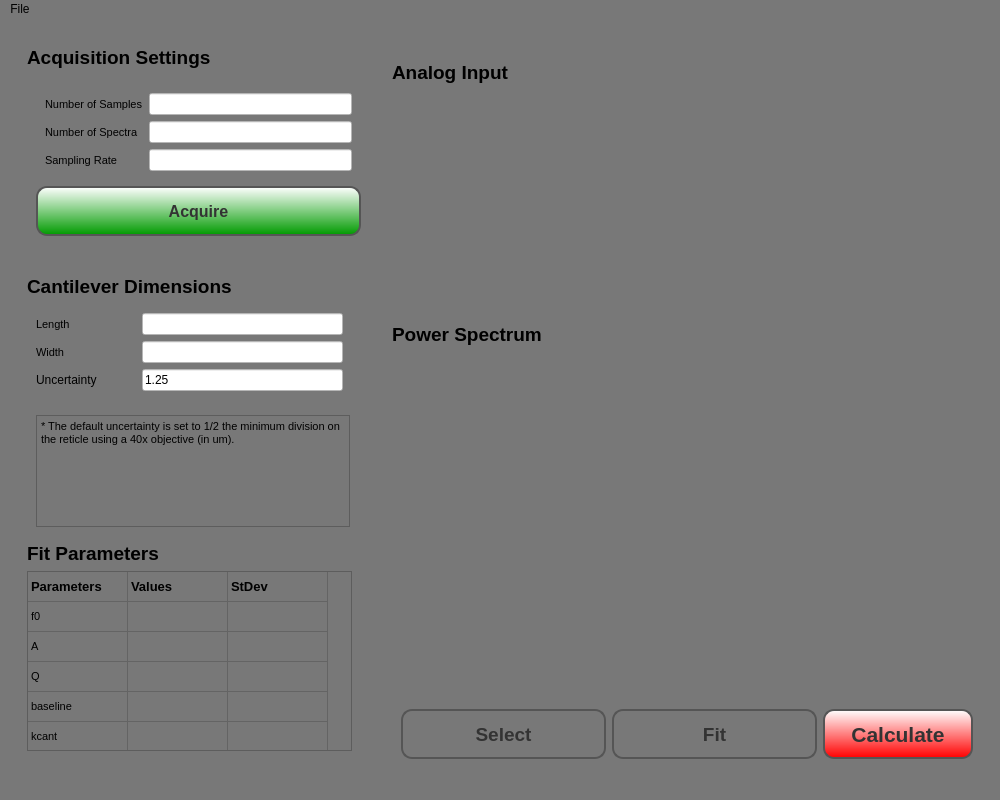
<?xml version="1.0" encoding="UTF-8"?>
<ui version="4.0">
 <class>MainWindow</class>
 <widget class="QMainWindow" name="MainWindow">
  <property name="geometry">
   <rect>
    <x>0</x>
    <y>0</y>
    <width>1000</width>
    <height>800</height>
   </rect>
  </property>
  <property name="sizePolicy">
   <sizepolicy hsizetype="Expanding" vsizetype="Expanding">
    <horstretch>0</horstretch>
    <verstretch>0</verstretch>
   </sizepolicy>
  </property>
  <property name="windowTitle">
   <string>Sader Calibration</string>
  </property>
  <property name="styleSheet">
   <string notr="true">background-color: rgb(120, 120, 120);</string>
  </property>
  <widget class="QWidget" name="centralwidget">
   <layout class="QHBoxLayout" name="horizontalLayout">
    <item>
     <widget class="QWidget" name="widget" native="true">
      <property name="sizePolicy">
       <sizepolicy hsizetype="Fixed" vsizetype="Expanding">
        <horstretch>0</horstretch>
        <verstretch>0</verstretch>
       </sizepolicy>
      </property>
      <property name="minimumSize">
       <size>
        <width>250</width>
        <height>0</height>
       </size>
      </property>
      <layout class="QVBoxLayout" name="verticalLayout">
       <item>
        <widget class="QWidget" name="widget_4" native="true">
         <property name="sizePolicy">
          <sizepolicy hsizetype="Fixed" vsizetype="Minimum">
           <horstretch>0</horstretch>
           <verstretch>0</verstretch>
          </sizepolicy>
         </property>
         <property name="minimumSize">
          <size>
           <width>350</width>
           <height>0</height>
          </size>
         </property>
         <layout class="QVBoxLayout" name="verticalLayout_2">
          <item>
           <widget class="QLabel" name="Acqsetlabel">
            <property name="sizePolicy">
             <sizepolicy hsizetype="Fixed" vsizetype="Fixed">
              <horstretch>0</horstretch>
              <verstretch>0</verstretch>
             </sizepolicy>
            </property>
            <property name="font">
             <font>
              <family>Arial</family>
              <pointsize>14</pointsize>
              <weight>75</weight>
              <bold>true</bold>
             </font>
            </property>
            <property name="text">
             <string>Acquisition Settings</string>
            </property>
           </widget>
          </item>
          <item>
           <widget class="QWidget" name="widget_6" native="true">
            <property name="sizePolicy">
             <sizepolicy hsizetype="Fixed" vsizetype="Minimum">
              <horstretch>0</horstretch>
              <verstretch>0</verstretch>
             </sizepolicy>
            </property>
            <property name="minimumSize">
             <size>
              <width>350</width>
              <height>0</height>
             </size>
            </property>
            <layout class="QVBoxLayout" name="verticalLayout_3">
             <item>
              <widget class="QWidget" name="widget_5" native="true">
               <property name="sizePolicy">
                <sizepolicy hsizetype="Fixed" vsizetype="Fixed">
                 <horstretch>0</horstretch>
                 <verstretch>0</verstretch>
                </sizepolicy>
               </property>
               <property name="minimumSize">
                <size>
                 <width>325</width>
                 <height>0</height>
                </size>
               </property>
               <layout class="QFormLayout" name="formLayout">
                <item row="0" column="0">
                 <widget class="QLabel" name="nsampleslabel">
                  <property name="font">
                   <font>
                    <family>Arial</family>
                    <pointsize>8</pointsize>
                   </font>
                  </property>
                  <property name="text">
                   <string>Number of Samples</string>
                  </property>
                 </widget>
                </item>
                <item row="0" column="1">
                 <widget class="QLineEdit" name="nsamplesinput">
                  <property name="styleSheet">
                   <string notr="true">background-color: rgb(255, 255, 255);</string>
                  </property>
                 </widget>
                </item>
                <item row="1" column="0">
                 <widget class="QLabel" name="nspectralabel">
                  <property name="font">
                   <font>
                    <family>Arial</family>
                    <pointsize>8</pointsize>
                   </font>
                  </property>
                  <property name="text">
                   <string>Number of Spectra</string>
                  </property>
                 </widget>
                </item>
                <item row="1" column="1">
                 <widget class="QLineEdit" name="nspectrainput">
                  <property name="styleSheet">
                   <string notr="true">background-color: rgb(255, 255, 255);</string>
                  </property>
                 </widget>
                </item>
                <item row="2" column="0">
                 <widget class="QLabel" name="fslabel">
                  <property name="font">
                   <font>
                    <family>Arial</family>
                    <pointsize>8</pointsize>
                   </font>
                  </property>
                  <property name="text">
                   <string>Sampling Rate</string>
                  </property>
                 </widget>
                </item>
                <item row="2" column="1">
                 <widget class="QLineEdit" name="fsinput">
                  <property name="styleSheet">
                   <string notr="true">background-color: rgb(255, 255, 255);</string>
                  </property>
                 </widget>
                </item>
               </layout>
              </widget>
             </item>
             <item>
              <widget class="QPushButton" name="acquirebutton">
               <property name="sizePolicy">
                <sizepolicy hsizetype="Fixed" vsizetype="Fixed">
                 <horstretch>0</horstretch>
                 <verstretch>0</verstretch>
                </sizepolicy>
               </property>
               <property name="minimumSize">
                <size>
                 <width>325</width>
                 <height>50</height>
                </size>
               </property>
               <property name="maximumSize">
                <size>
                 <width>325</width>
                 <height>50</height>
                </size>
               </property>
               <property name="font">
                <font>
                 <family>Arial</family>
                 <pointsize>12</pointsize>
                 <weight>75</weight>
                 <bold>true</bold>
                </font>
               </property>
               <property name="autoFillBackground">
                <bool>false</bool>
               </property>
               <property name="styleSheet">
                <string notr="true">color: #333;
border: 2px solid #555;
border-radius: 11px;
padding: 5px;
background: qradialgradient(cx: 0.3, cy: -0.4,
fx: 0.3, fy: -0.4,
radius: 1.35, stop: 0 #fff, stop: 1 #888);
min-width: 80px;
background-color: qlineargradient(spread:reflect, x1:1, y1:1, x2:1, y2:0, stop:0 rgba(0, 154, 0, 255), stop:1 rgba(255, 255, 255, 255));</string>
               </property>
               <property name="text">
                <string>Acquire</string>
               </property>
              </widget>
             </item>
            </layout>
           </widget>
          </item>
         </layout>
        </widget>
       </item>
       <item>
        <widget class="QWidget" name="widget_3" native="true">
         <property name="sizePolicy">
          <sizepolicy hsizetype="Fixed" vsizetype="Expanding">
           <horstretch>0</horstretch>
           <verstretch>0</verstretch>
          </sizepolicy>
         </property>
         <property name="minimumSize">
          <size>
           <width>350</width>
           <height>0</height>
          </size>
         </property>
         <layout class="QVBoxLayout" name="verticalLayout_4">
          <item>
           <widget class="QWidget" name="widget_9" native="true">
            <property name="sizePolicy">
             <sizepolicy hsizetype="Fixed" vsizetype="Expanding">
              <horstretch>0</horstretch>
              <verstretch>0</verstretch>
             </sizepolicy>
            </property>
            <property name="minimumSize">
             <size>
              <width>325</width>
              <height>0</height>
             </size>
            </property>
           </widget>
          </item>
          <item>
           <widget class="QLabel" name="Cantdimlabel">
            <property name="sizePolicy">
             <sizepolicy hsizetype="Fixed" vsizetype="Fixed">
              <horstretch>0</horstretch>
              <verstretch>0</verstretch>
             </sizepolicy>
            </property>
            <property name="font">
             <font>
              <family>Arial</family>
              <pointsize>14</pointsize>
              <weight>75</weight>
              <bold>true</bold>
             </font>
            </property>
            <property name="text">
             <string>Cantilever Dimensions</string>
            </property>
           </widget>
          </item>
          <item>
           <widget class="QWidget" name="widget_12" native="true">
            <property name="sizePolicy">
             <sizepolicy hsizetype="Fixed" vsizetype="Preferred">
              <horstretch>0</horstretch>
              <verstretch>0</verstretch>
             </sizepolicy>
            </property>
            <property name="minimumSize">
             <size>
              <width>325</width>
              <height>0</height>
             </size>
            </property>
            <layout class="QFormLayout" name="formLayout_3">
             <item row="2" column="1">
              <widget class="QLineEdit" name="widthedit">
               <property name="styleSheet">
                <string notr="true">background-color: rgb(255, 255, 255);</string>
               </property>
              </widget>
             </item>
             <item row="1" column="1">
              <widget class="QLineEdit" name="lengthedit">
               <property name="styleSheet">
                <string notr="true">background-color: rgb(255, 255, 255);</string>
               </property>
               <property name="text">
                <string/>
               </property>
              </widget>
             </item>
             <item row="1" column="0">
              <widget class="QLabel" name="lengthlabel">
               <property name="sizePolicy">
                <sizepolicy hsizetype="Fixed" vsizetype="Preferred">
                 <horstretch>0</horstretch>
                 <verstretch>0</verstretch>
                </sizepolicy>
               </property>
               <property name="minimumSize">
                <size>
                 <width>100</width>
                 <height>0</height>
                </size>
               </property>
               <property name="font">
                <font>
                 <family>Arial</family>
                 <pointsize>8</pointsize>
                </font>
               </property>
               <property name="text">
                <string>Length</string>
               </property>
              </widget>
             </item>
             <item row="2" column="0">
              <widget class="QLabel" name="widthlabel">
               <property name="sizePolicy">
                <sizepolicy hsizetype="Fixed" vsizetype="Preferred">
                 <horstretch>0</horstretch>
                 <verstretch>0</verstretch>
                </sizepolicy>
               </property>
               <property name="minimumSize">
                <size>
                 <width>100</width>
                 <height>0</height>
                </size>
               </property>
               <property name="font">
                <font>
                 <family>Arial</family>
                 <pointsize>8</pointsize>
                </font>
               </property>
               <property name="text">
                <string>Width</string>
               </property>
              </widget>
             </item>
             <item row="3" column="0">
              <widget class="QLabel" name="uncertlabel">
               <property name="text">
                <string>Uncertainty</string>
               </property>
              </widget>
             </item>
             <item row="3" column="1">
              <widget class="QLineEdit" name="uncertedit">
               <property name="styleSheet">
                <string notr="true">background-color: rgb(255, 255, 255);</string>
               </property>
               <property name="text">
                <string>1.25</string>
               </property>
              </widget>
             </item>
            </layout>
           </widget>
          </item>
          <item>
           <widget class="QWidget" name="widget_8" native="true">
            <property name="sizePolicy">
             <sizepolicy hsizetype="Preferred" vsizetype="Expanding">
              <horstretch>0</horstretch>
              <verstretch>0</verstretch>
             </sizepolicy>
            </property>
            <layout class="QVBoxLayout" name="verticalLayout_6">
             <item>
              <widget class="QTextEdit" name="textEdit">
               <property name="html">
                <string>&lt;!DOCTYPE HTML PUBLIC &quot;-//W3C//DTD HTML 4.0//EN&quot; &quot;http://www.w3.org/TR/REC-html40/strict.dtd&quot;&gt;
&lt;html&gt;&lt;head&gt;&lt;meta name=&quot;qrichtext&quot; content=&quot;1&quot; /&gt;&lt;style type=&quot;text/css&quot;&gt;
p, li { white-space: pre-wrap; }
&lt;/style&gt;&lt;/head&gt;&lt;body style=&quot; font-family:'MS Shell Dlg 2'; font-size:8.25pt; font-weight:400; font-style:normal;&quot;&gt;
&lt;p style=&quot; margin-top:0px; margin-bottom:0px; margin-left:0px; margin-right:0px; -qt-block-indent:0; text-indent:0px;&quot;&gt;* The default uncertainty is set to 1/2 the minimum division on the reticle using a 40x objective (in um).&lt;/p&gt;&lt;/body&gt;&lt;/html&gt;</string>
               </property>
              </widget>
             </item>
            </layout>
           </widget>
          </item>
          <item>
           <widget class="QLabel" name="FitParamlabel">
            <property name="font">
             <font>
              <family>Arial</family>
              <pointsize>14</pointsize>
              <weight>75</weight>
              <bold>true</bold>
             </font>
            </property>
            <property name="text">
             <string>Fit Parameters</string>
            </property>
           </widget>
          </item>
          <item>
           <widget class="QTableWidget" name="paramtable">
            <property name="sizePolicy">
             <sizepolicy hsizetype="Fixed" vsizetype="Fixed">
              <horstretch>0</horstretch>
              <verstretch>0</verstretch>
             </sizepolicy>
            </property>
            <property name="minimumSize">
             <size>
              <width>325</width>
              <height>180</height>
             </size>
            </property>
            <property name="maximumSize">
             <size>
              <width>16777215</width>
              <height>200</height>
             </size>
            </property>
            <property name="verticalScrollBarPolicy">
             <enum>Qt::ScrollBarAlwaysOff</enum>
            </property>
            <property name="horizontalScrollBarPolicy">
             <enum>Qt::ScrollBarAlwaysOff</enum>
            </property>
            <property name="rowCount">
             <number>6</number>
            </property>
            <property name="columnCount">
             <number>3</number>
            </property>
            <attribute name="horizontalHeaderVisible">
             <bool>false</bool>
            </attribute>
            <attribute name="horizontalHeaderHighlightSections">
             <bool>false</bool>
            </attribute>
            <attribute name="verticalHeaderVisible">
             <bool>false</bool>
            </attribute>
            <attribute name="verticalHeaderHighlightSections">
             <bool>false</bool>
            </attribute>
            <row/>
            <row/>
            <row/>
            <row/>
            <row/>
            <row/>
            <column/>
            <column/>
            <column/>
            <item row="0" column="0">
             <property name="text">
              <string>Parameters</string>
             </property>
             <property name="font">
              <font>
               <family>Arial</family>
               <pointsize>10</pointsize>
               <weight>75</weight>
               <bold>true</bold>
              </font>
             </property>
            </item>
            <item row="0" column="1">
             <property name="text">
              <string>Values</string>
             </property>
             <property name="font">
              <font>
               <family>Arial</family>
               <pointsize>10</pointsize>
               <weight>75</weight>
               <bold>true</bold>
              </font>
             </property>
            </item>
            <item row="0" column="2">
             <property name="text">
              <string>StDev</string>
             </property>
             <property name="font">
              <font>
               <family>Arial</family>
               <pointsize>10</pointsize>
               <weight>75</weight>
               <bold>true</bold>
              </font>
             </property>
            </item>
            <item row="1" column="0">
             <property name="text">
              <string>f0</string>
             </property>
             <property name="font">
              <font>
               <family>Arial</family>
               <pointsize>8</pointsize>
               <weight>50</weight>
               <bold>false</bold>
              </font>
             </property>
            </item>
            <item row="1" column="1">
             <property name="text">
              <string/>
             </property>
             <property name="font">
              <font>
               <family>Arial</family>
               <pointsize>10</pointsize>
               <weight>50</weight>
               <bold>false</bold>
              </font>
             </property>
            </item>
            <item row="1" column="2">
             <property name="text">
              <string/>
             </property>
             <property name="font">
              <font>
               <family>Arial</family>
               <pointsize>10</pointsize>
               <weight>50</weight>
               <bold>false</bold>
              </font>
             </property>
            </item>
            <item row="2" column="0">
             <property name="text">
              <string>A</string>
             </property>
             <property name="font">
              <font>
               <family>Arial</family>
               <pointsize>8</pointsize>
              </font>
             </property>
            </item>
            <item row="2" column="1">
             <property name="text">
              <string/>
             </property>
             <property name="font">
              <font>
               <family>Arial</family>
               <pointsize>10</pointsize>
              </font>
             </property>
            </item>
            <item row="2" column="2">
             <property name="text">
              <string/>
             </property>
             <property name="font">
              <font>
               <family>Arial</family>
               <pointsize>10</pointsize>
              </font>
             </property>
            </item>
            <item row="3" column="0">
             <property name="text">
              <string>Q</string>
             </property>
             <property name="font">
              <font>
               <family>Arial</family>
               <pointsize>8</pointsize>
              </font>
             </property>
            </item>
            <item row="3" column="1">
             <property name="text">
              <string/>
             </property>
             <property name="font">
              <font>
               <family>Arial</family>
               <pointsize>10</pointsize>
              </font>
             </property>
            </item>
            <item row="3" column="2">
             <property name="text">
              <string/>
             </property>
             <property name="font">
              <font>
               <family>Arial</family>
               <pointsize>10</pointsize>
              </font>
             </property>
            </item>
            <item row="4" column="0">
             <property name="text">
              <string>baseline</string>
             </property>
             <property name="font">
              <font>
               <family>Arial</family>
               <pointsize>8</pointsize>
              </font>
             </property>
            </item>
            <item row="4" column="1">
             <property name="text">
              <string/>
             </property>
             <property name="font">
              <font>
               <family>Arial</family>
               <pointsize>10</pointsize>
              </font>
             </property>
            </item>
            <item row="4" column="2">
             <property name="text">
              <string/>
             </property>
             <property name="font">
              <font>
               <family>Arial</family>
               <pointsize>10</pointsize>
              </font>
             </property>
            </item>
            <item row="5" column="0">
             <property name="text">
              <string>kcant</string>
             </property>
             <property name="font">
              <font>
               <family>Arial</family>
               <pointsize>8</pointsize>
              </font>
             </property>
            </item>
            <item row="5" column="1">
             <property name="text">
              <string/>
             </property>
             <property name="font">
              <font>
               <family>Arial</family>
               <pointsize>10</pointsize>
              </font>
             </property>
            </item>
            <item row="5" column="2">
             <property name="text">
              <string/>
             </property>
             <property name="font">
              <font>
               <family>Arial</family>
               <pointsize>10</pointsize>
              </font>
             </property>
            </item>
           </widget>
          </item>
         </layout>
        </widget>
       </item>
      </layout>
     </widget>
    </item>
    <item>
     <widget class="QWidget" name="widget_2" native="true">
      <property name="sizePolicy">
       <sizepolicy hsizetype="Expanding" vsizetype="Preferred">
        <horstretch>0</horstretch>
        <verstretch>0</verstretch>
       </sizepolicy>
      </property>
      <layout class="QVBoxLayout" name="verticalLayout_5">
       <item>
        <widget class="QLabel" name="Ainputlabel">
         <property name="sizePolicy">
          <sizepolicy hsizetype="Preferred" vsizetype="Minimum">
           <horstretch>0</horstretch>
           <verstretch>0</verstretch>
          </sizepolicy>
         </property>
         <property name="minimumSize">
          <size>
           <width>0</width>
           <height>50</height>
          </size>
         </property>
         <property name="maximumSize">
          <size>
           <width>16777215</width>
           <height>30</height>
          </size>
         </property>
         <property name="font">
          <font>
           <family>Arial</family>
           <pointsize>14</pointsize>
           <weight>75</weight>
           <bold>true</bold>
          </font>
         </property>
         <property name="text">
          <string>Analog Input</string>
         </property>
        </widget>
       </item>
       <item>
        <widget class="QWidget" name="ainput" native="true">
         <property name="sizePolicy">
          <sizepolicy hsizetype="Expanding" vsizetype="Fixed">
           <horstretch>0</horstretch>
           <verstretch>0</verstretch>
          </sizepolicy>
         </property>
         <property name="minimumSize">
          <size>
           <width>0</width>
           <height>200</height>
          </size>
         </property>
         <property name="maximumSize">
          <size>
           <width>16777215</width>
           <height>200</height>
          </size>
         </property>
        </widget>
       </item>
       <item>
        <widget class="QLabel" name="Pspectralabel">
         <property name="sizePolicy">
          <sizepolicy hsizetype="Preferred" vsizetype="Minimum">
           <horstretch>0</horstretch>
           <verstretch>0</verstretch>
          </sizepolicy>
         </property>
         <property name="minimumSize">
          <size>
           <width>0</width>
           <height>50</height>
          </size>
         </property>
         <property name="maximumSize">
          <size>
           <width>16777215</width>
           <height>30</height>
          </size>
         </property>
         <property name="font">
          <font>
           <family>Arial</family>
           <pointsize>14</pointsize>
           <weight>75</weight>
           <bold>true</bold>
          </font>
         </property>
         <property name="text">
          <string>Power Spectrum</string>
         </property>
        </widget>
       </item>
       <item>
        <widget class="QWidget" name="mplspectra" native="true">
         <property name="sizePolicy">
          <sizepolicy hsizetype="Expanding" vsizetype="Expanding">
           <horstretch>0</horstretch>
           <verstretch>0</verstretch>
          </sizepolicy>
         </property>
        </widget>
       </item>
       <item>
        <widget class="QWidget" name="widget_7" native="true">
         <property name="sizePolicy">
          <sizepolicy hsizetype="Expanding" vsizetype="Fixed">
           <horstretch>0</horstretch>
           <verstretch>0</verstretch>
          </sizepolicy>
         </property>
         <property name="maximumSize">
          <size>
           <width>16777215</width>
           <height>60</height>
          </size>
         </property>
         <layout class="QHBoxLayout" name="horizontalLayout_2">
          <item>
           <widget class="QPushButton" name="selectButton">
            <property name="minimumSize">
             <size>
              <width>94</width>
              <height>50</height>
             </size>
            </property>
            <property name="font">
             <font>
              <family>Arial</family>
              <pointsize>14</pointsize>
              <weight>75</weight>
              <bold>true</bold>
             </font>
            </property>
            <property name="styleSheet">
             <string notr="true">color: #333;
border: 2px solid #555;
border-radius: 11px;
padding: 5px;
background: qradialgradient(cx: 0.3, cy: -0.4,
fx: 0.3, fy: -0.4,
radius: 1.35, stop: 0 #fff, stop: 1 #888);
min-width: 80px;</string>
            </property>
            <property name="text">
             <string>Select</string>
            </property>
           </widget>
          </item>
          <item>
           <widget class="QPushButton" name="fitButton">
            <property name="minimumSize">
             <size>
              <width>94</width>
              <height>50</height>
             </size>
            </property>
            <property name="font">
             <font>
              <family>Arial</family>
              <pointsize>14</pointsize>
              <weight>75</weight>
              <bold>true</bold>
             </font>
            </property>
            <property name="styleSheet">
             <string notr="true">color: #333;
border: 2px solid #555;
border-radius: 11px;
padding: 5px;
background: qradialgradient(cx: 0.3, cy: -0.4,
fx: 0.3, fy: -0.4,
radius: 1.35, stop: 0 #fff, stop: 1 #888);
min-width: 80px;</string>
            </property>
            <property name="text">
             <string>Fit</string>
            </property>
           </widget>
          </item>
          <item>
           <widget class="QPushButton" name="calculatebutton">
            <property name="sizePolicy">
             <sizepolicy hsizetype="Expanding" vsizetype="Fixed">
              <horstretch>0</horstretch>
              <verstretch>0</verstretch>
             </sizepolicy>
            </property>
            <property name="minimumSize">
             <size>
              <width>50</width>
              <height>50</height>
             </size>
            </property>
            <property name="maximumSize">
             <size>
              <width>150</width>
              <height>50</height>
             </size>
            </property>
            <property name="font">
             <font>
              <family>Arial</family>
              <pointsize>16</pointsize>
              <weight>75</weight>
              <bold>true</bold>
             </font>
            </property>
            <property name="styleSheet">
             <string notr="true">color: #333;
background-color: qlineargradient(spread:pad, x1:1, y1:1, x2:1, y2:0, stop:0 rgba(255, 0, 0, 255), stop:1 rgba(255, 255, 255, 255));
border: 2px solid #555;
border-radius: 11px;
padding: 5px;
background: qradialgradient(cx: 0.3, cy: -0.4,
fx: 0.3, fy: -0.4,
radius: 1.35, stop: 0 #fff, stop: 1 #888);
min-width: 80px;
background-color: qlineargradient(spread:pad, x1:1, y1:1, x2:1, y2:0, stop:0 rgba(255, 0, 0, 255), stop:1 rgba(255, 255, 255, 255));</string>
            </property>
            <property name="text">
             <string>Calculate</string>
            </property>
           </widget>
          </item>
         </layout>
        </widget>
       </item>
      </layout>
     </widget>
    </item>
   </layout>
  </widget>
  <widget class="QMenuBar" name="menubar">
   <property name="geometry">
    <rect>
     <x>0</x>
     <y>0</y>
     <width>1000</width>
     <height>21</height>
    </rect>
   </property>
   <widget class="QMenu" name="menuFile">
    <property name="title">
     <string>File</string>
    </property>
    <addaction name="actionLoad_Raw_Data"/>
    <addaction name="actionLoad_Power_Spectra"/>
    <addaction name="actionSave_Raw_Data"/>
    <addaction name="actionSave_Power_Spectra"/>
   </widget>
   <addaction name="menuFile"/>
  </widget>
  <widget class="QStatusBar" name="statusbar"/>
  <action name="actionLoad_Raw_Data">
   <property name="text">
    <string>Load Raw Data</string>
   </property>
  </action>
  <action name="actionLoad_Power_Spectra">
   <property name="text">
    <string>Load Power Spectra</string>
   </property>
  </action>
  <action name="actionSave_Raw_Data">
   <property name="text">
    <string>Save Raw Data</string>
   </property>
  </action>
  <action name="actionSave_Power_Spectra">
   <property name="text">
    <string>Save Power Spectra</string>
   </property>
  </action>
 </widget>
 <resources/>
 <connections/>
</ui>
